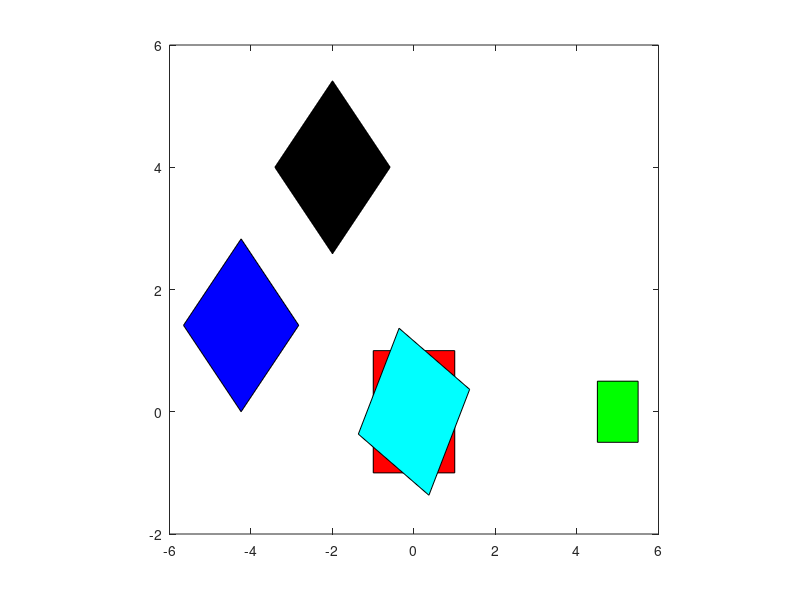
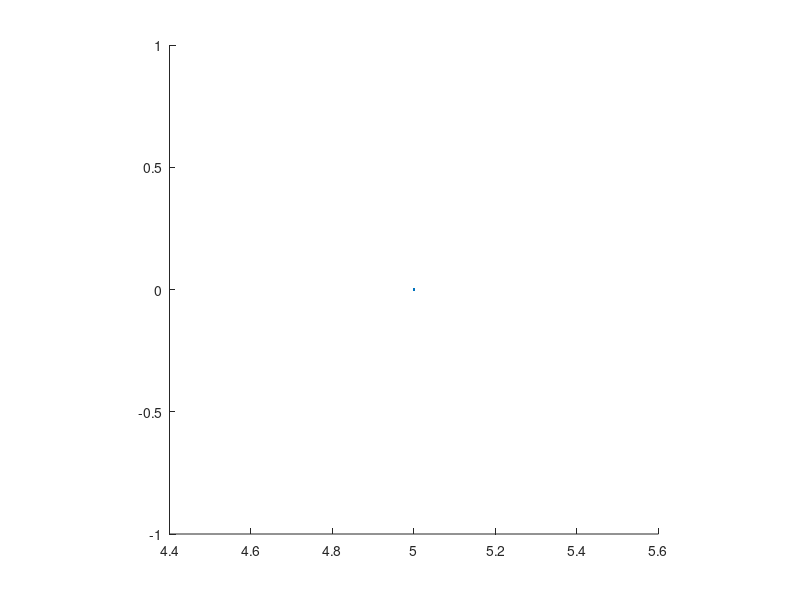

MATLAB code to generate these figures, in order: (Note: this script raises an error after producing the figures.)
%% Eric Wan - ezw23@drexel.edu - HW8
%% Problem 1
%{
(a) 
Domain: R^3
Range: R^4
Co-Domain: R^4
One-to-one or Onto: One-to-one b/c pivots same domain
 
(b)
Domain: R^6
Range: R^3
Co-Domain: R^3
One-to-one or Onto: Onto b/c range is the same as the codomain
 
(c)
Domain: R^4
Range: R^2
Co-Domain: R^2
One-to-one or Onto: Onto b/c range is the same as the codomain
 
(d)
Domain: R^4
Range: R^3
Co-Domain: R^3
One-to-one or Onto: Onto b/c range is the same as the codomain
 
(e)
Domain: R^3
Range: R^2
Co-Domain: R^3
One-to-one or Onto: Onto b/c range is the same as the codomain
 
(f)
Domain: R^4
Range: R^4
Co-Domain: R^4
One-to-one or Onto: Onto and One-to-one
 
One-to-one and Onto: To be both, the number of pivots has to be the same same as rows.
%}

%% Problem 2
%{
(a)
X = 3e1 + 2e2
 
(b)
No
X cannot be made 
 
(c)
No
 
(d)
No as we need 4 pivots but only have 3
%}

%% Problem # 3 & 4
x_coords = [-1 1 1 -1]; % setting x coord for rectangle
y_coords = [-1 -1 1 1]; % setting y coord for rectangle
rectf = [x_coords; y_coords ; 1 1 1 1]; % creating rectangle 
figure; % creating figure
fill(rectf(1,:),rectf(2,:), 'r') % filling in rectangle
axis square;
hold on;

% Part a
dx = -2;
dy = 4;
ang_deg = 45;
t = [1 0 dx; 0 1 dy; 0 0 1];
r = [cosd(ang_deg) -sind(ang_deg) 0; sind(ang_deg) cosd(ang_deg) 0; 0 0 1];
% moved -2 in x-axis and +4 in y-axis, rotated by 45 degrees
M1 = r * t % simplified matrix
rectf1 = M1 * rectf; % new coordinates
% rectf1 = r*(t*rectf); % same equation rewritten to reference
fill(rectf1(1,:),rectf1(2,:), 'b') % filling in rectangle

% Part b
% rotated by 45 degrees, moved -2 in x-axis and +4 in y-axis, 
M2 = t * r % simplified matrix
rectf2 = M2 * rectf; % new coordinates
% rectf2 = t * (r * rectf); % same equation rewritten to reference
fill(rectf2(1,:),rectf2(2,:), 'k') % filling in rectangle

% Part c
dx = 5;
dy = 0;
ang_deg = -90;
t = [1 0 dx; 0 1 dy; 0 0 1]; 
r = [cosd(ang_deg) -sind(ang_deg) 0; sind(ang_deg) cosd(ang_deg) 0; 0 0 1];
s = [0.5 0 0; 0 0.5 0; 0 0 1]; 
% scaled to 1/2, rotated by 45 degrees, moved -2 in x-axis and +4 in y-axis
M3 = t * r * s % simplified matrix
rectf3 = M3 * rectf; % new coordinates
% rectf3 = (t * (r * (s * rectf) ) ); % same equation rewritten to reference
fill(rectf3(1,:),rectf3(2,:), 'g')

% Part d
ang_deg = 10;
r = [cosd(ang_deg) -sind(ang_deg) 0; sind(ang_deg) cosd(ang_deg) 0; 0 0 1];
% rotated by 10 degrees 6 times
M4 = r^6
rectf4 = M4 * rectf;
% rectf4 = (r * (r * (r * (r * (r * (r * rectf) ) ) ) ) ); % same equation rewritten to reference
fill(rectf4(1,:),rectf4(2,:), 'cyan')

% Part e
dx = -2;
dy = 4;
t51 = [1 0 0; 0 1 dy; 0 0 1];
t52 = [1 0 dx; 0 1 0; 0 0 1];
% moving -2 in x-axis and +4 in y-axis
M51t = t51 * t52; % simplified 
M52t = t52 * t51; % simplified 
check1 = isequal(M51t, M52t)
% translation of points can be done in any order

ang_deg = 10;
r51 = [cosd(ang_deg) -sind(ang_deg) 0; sind(ang_deg) cosd(ang_deg) 0; 0 0 1];
r52 = [cosd(-ang_deg) -sind(-ang_deg) 0; sind(-ang_deg) cosd(-ang_deg) 0; 0 0 1];
% rotating 10 degrees and -10 degrees
M51r = r51 * r52; % simplified 
M52r = r52 * r51; % simplified 
check2 = isequal(M51r, M52r)
% just rotating points without translation can be done in any order

sd = [2 0 0; 0 2 0; 0 0 1]; 
sh = [0.5 0 0; 0 0.5 0; 0 0 1]; 
% scaling up by 2 and down by 1/2
M51s = sd * sh; % simplified 
M52s = sd * sh; % simplified 
check3 = isequal(M51s, M52s)
% just scaling points without translation can be done in any order

M51sr = sd * r51; % simplified 
M52rs = r51 * sd; % simplified 
check4 = isequal(M51sr, M52rs)
% scaling and rotating can be done in any order

%% Problem # 4
% Part b
figure;
hold on;
axis square;
p = [5; 0; 1]; % defining p
x = p(1,:); % defining x from p
y = p(2,:); % defining y from p
p1 = plot(x, y); % ploting x and y as initial point
p1.Marker = '*';
p1.Color = [1 0 0];

for i = 1: 5: 355 % for loop
    p = root(5)* p; % new p values every iteration
    x = p(1,:); % new x every iteration from p
    y = p(2,:); % new y every iteration from p
    p2 = plot(x, y); % plotting new x and y in circle
    p2.Marker = '*';
    p2.Color = [rand rand rand];
end
